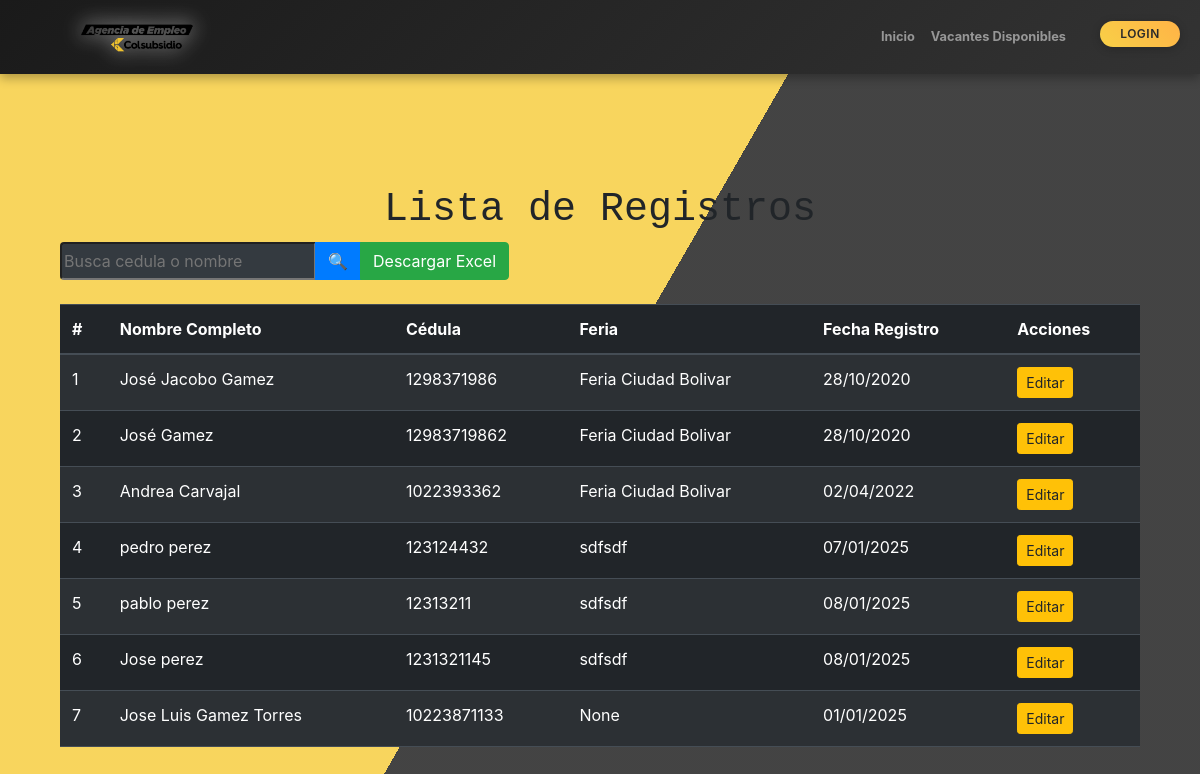
/registros/, run on the app's committed database.
### vacantes/models.py (models this page shows, shortened)
class RegistroCandidato(models.Model):
    SEX_CHOICES = [
        ('M', 'Mujer'),
        ('H', 'Hombre'),
        ('I', 'Intersexual'),
    ]
    DOCUMENT_TYPE_CHOICES = [
        ('CC', 'CEDULA DE CIUDADANIA'),
        ('PEP', 'PERMISO ESPECIAL DE PERMANENCIA'),
        ('TI', 'TARJETA DE IDENTIDAD'),
        ('DNI', 'DOCUMENTO NACIONAL DE IDENTIFICACION'),
        ('PAS', 'PASAPORTE'),
        ('CE', 'CEDULA DE EXTRANJERIA'),
    ]
    EDUCATION_LEVEL_CHOICES = [
        ('BP', 'BASICA PRIMARIA'),
        ('BS', 'BASICA SECUNDARIA'),
        ('BA', 'BACHILLER ACADEMICO'),
        ('EBA', 'ESTUDIANTE BACHILLER ACADEMICO'),
        ('TL', 'TECNICO LABORAL/PROFESIONAL'),
        ('ETL', 'ESTUDIANTE TECNICO LABORAL/PROFESIONAL'),
        ('T', 'TECNOLOGO'),
        ('ET', 'ESTUDIANTE TECNOLOGO'),
        ('P', 'PROFESIONAL'),
        ('EP', 'ESTUDIANTE PROFESIONAL'),
        ('PG', 'POSGRADO'),
    ]
    SCHEDULE_CHOICES = [
        ('FT', 'TIEMPO COMPLETO'),
        ('PT', 'MEDIO TIEMPO'),
        ('WE', 'FINES DE SEMANA'),
    ]
    SALARY_CHOICES = [
        ('<1', 'Menos de 1 SMMLV'),
        ('1-2', '1 a 2 SMMLV'),
        ('2-4', '2 a 4 SMMLV'),
        ('4-6', '4 a 6 SMMLV'),
        ('6-9', '6 a 9 SMMLV'),
        ('9-12', '9 a 12 SMMLV'),
        ('12-15', '12 a 15 SMMLV'),
        ('15-19', '15 a 19 SMMLV'),
        ('>20', '20 SMMLV en adelante'),
    ]
    DISABILITY_CHOICES = [
        ('SI', 'Sí'),
        ('NO', 'No'),
    ]
    SISE_CHOICES = [
        ('SI', 'Sí'),
        ('NO', 'No'),
    ]
    RECRUITER_CHOICES = [
        ('NN', 'No conoce el nombre'),
        ('AAM', 'Angel Andres Moyano Molano'),
        ('DAP', 'Diego Alejandro Parra Pinto'),
        ('EJC', 'Erika Julieth Cristancho Pérez'),
    ]
    feria = models.CharField(max_length=100, blank=True, null=True)
    fecha_feria = models.DateField(default=date(2025, 1, 1), blank=True, null=True)
    sexo = models.CharField(max_length=1, choices=SEX_CHOICES)
    tipo_documento = models.CharField(max_length=3, choices=DOCUMENT_TYPE_CHOICES)
    numero_documento = models.CharField(max_length=20, unique=True)
    nombres = models.CharField(max_length=100)
    apellidos = models.CharField(max_length=100)
    numero_celular = models.CharField(max_length=15)
    correo_electronico = models.EmailField()
    fecha_nacimiento = models.DateField()
    formacion_academica = models.CharField(max_length=3, choices=EDUCATION_LEVEL_CHOICES)
    programa_academico = models.CharField(max_length=100)
    experiencia_laboral = models.TextField(blank=True, null=True)
    interes_ocupacional = models.TextField(blank=True, null=True)
    localidad_municipio = models.CharField(max_length=100)
    candidato_discapacidad = models.CharField(max_length=2, choices=DISABILITY_CHOICES)
    tipo_discapacidad = models.CharField(max_length=100, blank=True, null=True)
    horario_interesado = models.CharField(max_length=2, choices=SCHEDULE_CHOICES)
    aspiracion_salarial = models.CharField(max_length=5, choices=SALARY_CHOICES)
    registrado_en_sise = models.CharField(max_length=2, choices=SISE_CHOICES)
    tecnico_seleccion = models.CharField(max_length=3, choices=RECRUITER_CHOICES,blank=True, null=True)
    vacantes_disponibles = models.ManyToManyField(Vacante, related_name="candidatos", blank=True)
    class Meta:
        verbose_name = "Registro de Candidato"
        verbose_name_plural = "Registros de Candidatos"

### vacantes/views.py (the view, shortened to what this page needs)
# urls.py: path('registros/', views.lista_registros, name='lista_registros'),
def lista_registros(request):
    query = request.GET.get('q', '')  # Captura el término de búsqueda
    registros = RegistroCandidato.objects.all()
    context = {
        'registros': registros,
        'query': query
    }
    return render(request, 'lista_registros.html', context)

### vacantes/templates/lista_registros.html (shortened to what this page needs)
{% extends 'base.html' %}
{% block contenido %}
<div class="container mt-5">
    <h1 class="text-center">Lista de Registros</h1>
    <form method="get" class="mb-4">
        <div class="input-group">
            <input class="text-white bg-dark" type="text" name="q" value="{{ query }}" class="form-control" placeholder="Busca cedula o nombre">
            <div class="input-group-append">
                <button class="btn btn-primary" type="submit">🔍</button>
                <a href="{% url 'descargar_excel' %}" class="btn btn-success">Descargar Excel</a>
            </div>
        </div>
    </form>
    <table class="table table-dark table-striped">
        <thead>
            <tr>
                <th>#</th>
                <th>Nombre Completo</th>
                <th>Cédula</th>
                <th>Feria</th>
                <th>Fecha Registro</th>
                <th>Acciones</th>
            </tr>
        </thead>
        <tbody>
            {% for registro in registros %}
                <tr>
                    <td>{{ forloop.counter }}</td>
                    <td>{{ registro.nombres }} {{ registro.apellidos }}</td>
                    <td>{{ registro.numero_documento }}</td>
                    <td>{{ registro.feria }}</td>
                    <td>{{ registro.fecha_feria|date:"d/m/Y" }}</td>
                    <td>
                        <a href="{% url 'editar_registro' registro.pk %}" class="btn btn-warning btn-sm">Editar</a>
                    </td>
                </tr>
            {% empty %}
                <tr>
                    <td colspan="5" class="text-center">No se encontraron registros.</td>
                </tr>
            {% endfor %}
        </tbody>
    </table>
</div>
{% endblock %}

### vacantes/templates/base.html (shortened to what this page needs)
{% load static %}
<!doctype html>
<html lang="es">
<head>
    <link href="https://cdn.jsdelivr.net/npm/bootstrap@5.3.2/dist/css/bootstrap.min.css" rel="stylesheet" />
    <link href="{% static 'css/styles.css' %}" rel="stylesheet" />
    <link rel="stylesheet" href="https://stackpath.bootstrapcdn.com/bootstrap/4.5.2/css/bootstrap.min.css">
</head>
<body>
    {% if not user.is_authenticated %}
    <div class="floating-login">
        <a href="{% url 'login' %}" class="login-btn">Login</a>
    </div>
    {% endif %}
    <nav class="navbar navbar-expand-lg navbar-dark py-3">
        <div class="container px-5">
            <a class="navbar-brand" href="{% url 'inicio' %}">
                <span class="fw-bolder text-light">
                    <img src="{% static 'app/imagenes/AGENCIA_DE_EMPLEO_AMARILLO.png' %}" width="120" height="30" class="img-fluid shadow-img">
                </span>
            </a>
            <div class="collapse navbar-collapse" id="navbarSupportedContent">
                <ul class="navbar-nav ms-auto mb-2 mb-lg-0 small fw-bolder">
                    <li class="nav-item">
                        <a class="nav-link" href="{% url 'inicio' %}">Inicio</a>
                    </li>
                    <li class="nav-item">
                        <a class="nav-link" href="{% url 'lista_vacantes' %}">Vacantes Disponibles</a>
                    </li>
                    <li class="nav-item">
                        <a class="nav-link" href="">
                        </a>
                    </li>
                </ul>
            </div>
        </div>
    </nav>
    <br>
    <br>
    <div class="container">
        <div class="row">
            <div class="col-12">
                {% block contenido %}
                {% endblock contenido %}
            </div>
        </div>
    </div>
</body>
</html>

### vacantes/static/css/styles.css (style rules this page uses)
.input-group input { border-radius: 0.25rem 0 0 0.25rem; }
.table th, .table td { vertical-align: middle; }
body { font-family: Arial, sans-serif; background-color: #f8f9fa; }
button { background-color: #f8d047; border: none; padding: 10px; color: white; font-size: 16px; cursor: pointer; border-radius: 4px; }
h1 { font-family:monospace; }

### vacantes/templates/base.html (style rules this page uses)
.navbar-brand img { border-radius: 15px; filter: drop-shadow(0 0 10px rgba(255, 255, 255, 0.8)); transition: transform 0.3s ease; }
.navbar { background: linear-gradient(135deg, #2a2a2a, #3d3d3d); box-shadow: 0 4px 10px rgba(0, 0, 0, 0.3); transition: background-color 0.5s ease, transform 0.3s ease-in-out; }
.navbar-nav .nav-link { color: #f8d047; transition: color 0.3s ease-in-out, transform 0.3s ease-in-out; }
.floating-login { position: fixed; top: 20px; right: 20px; z-index: 1000; }
.login-btn { padding: 6px 12px !important; font-size: 0.75rem !important; background: linear-gradient(45deg, #f8d047, #ffb347); border: none; border-radius: 15px; color: #2a2a2a; cursor: pointer; box-shadow: 0 2px 10px rgba(0, 0, 0, 0.2); transition: all 0.3s ease; text-decoration: none; display: inline-block; font-weight: 600; letter-spacing: 0.5px; text-transform: uppercase; min-width: 80px; max-width: 100px; text-align: center; line-height: 1.2; white-space: nowrap; }
@media (min-width: 1200px) { .login-btn { font-size: 0.75rem !important; padding: 6px 12px !important; } }

### data on the page
RegistroCandidato: nombres "José Jacobo", apellidos "Gamez", numero_documento "1298371986", feria "Feria Ciudad Bolivar", fecha_feria "28/10/2020"
RegistroCandidato: nombres "José", apellidos "Gamez", numero_documento "12983719862", feria "Feria Ciudad Bolivar", fecha_feria "28/10/2020"
RegistroCandidato: nombres "Andrea", apellidos "Carvajal", numero_documento "1022393362", feria "Feria Ciudad Bolivar", fecha_feria "02/04/2022"
RegistroCandidato: nombres "pedro", apellidos "perez", numero_documento "123124432", feria "sdfsdf", fecha_feria "07/01/2025"
RegistroCandidato: nombres "pablo", apellidos "perez", numero_documento "12313211", feria "sdfsdf", fecha_feria "08/01/2025"
RegistroCandidato: nombres "Jose", apellidos "perez", numero_documento "1231321145", feria "sdfsdf", fecha_feria "08/01/2025"
RegistroCandidato: nombres "Jose Luis", apellidos "Gamez Torres", numero_documento "10223871133", feria "None", fecha_feria "01/01/2025"
